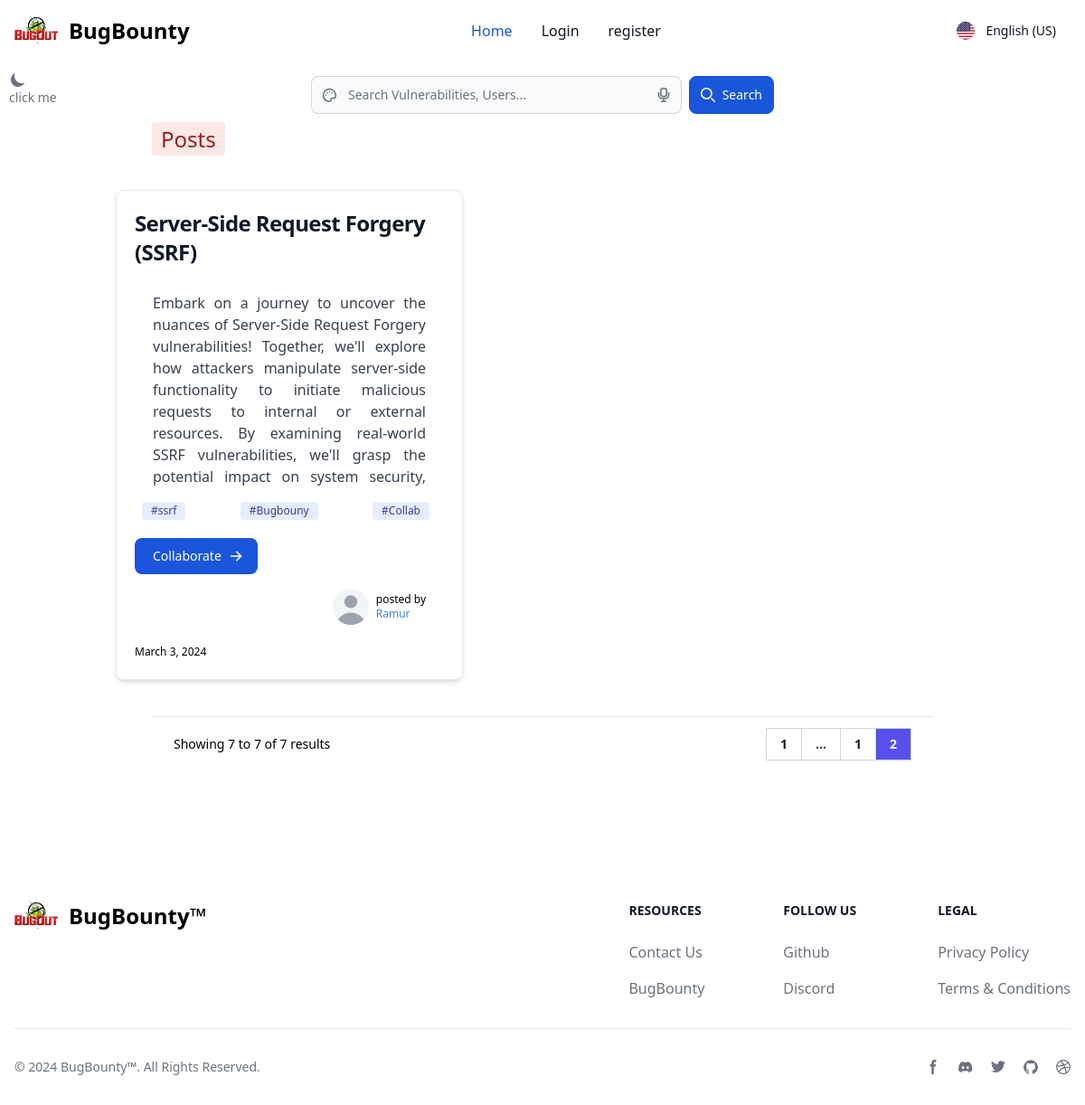
Screenshot of /?page=2 with the database file from the repository.
### app/models.py (models this page shows)
class Posts(models.Model):
    title = models.CharField(max_length=150)
    description = models.TextField()
    tags = models.CharField(max_length=150, null=True, blank=True)
    user = models.ForeignKey(User, on_delete=models.CASCADE)
    date = models.DateField(auto_now=True)

### app/views.py (the view)
# urls.py: path('', index, name='index'),
def index(request):
    try:
        data = Posts.objects.all()
        if request.method == "POST":
            name = request.POST['name']
            data = Posts.objects.filter(Q(tags__icontains=name) | Q(
                title__icontains=name) | Q(description__icontains=name) | Q(user__username__icontains=name))
        paginator = Paginator(data, 6)
        page_number = request.GET.get('page')
        service_data = paginator.get_page(page_number)
        return render(request, 'index.html', {"query": service_data})
    except Exception as e:
        print(e)
        return redirect(page404)

### app/templates/index.html (shortened to what this page needs)
{% extends "base.html" %} {% block content %}
<div class="flex justify-center items-center mb-3">
  <form class="flex items-center  mx-auto w-auto md:w-1/2" method="post">
    <div class="relative w-full">
        <div class="absolute inset-y-0 start-0 flex items-center ps-3 pointer-events-none">
        </div>
        <input type="text" name="name" id="voice-search" class="bg-gray-50 border border-gray-300 text-gray-900 text-sm rounded-lg focus:ring-blue-500 focus:border-blue-500 block w-full ps-10 p-2.5  dark:bg-gray-700 dark:border-gray-600 dark:placeholder-gray-400 dark:text-white dark:focus:ring-blue-500 dark:focus:border-blue-500" placeholder="Search Vulnerabilities, Users..." required />
        <button type="button" class="absolute inset-y-0 end-0 flex items-center pe-3">
        </button>
    </div>
    <button type="submit" class="inline-flex items-center py-2.5 px-3 ms-2 text-sm font-medium text-white bg-blue-700 rounded-lg border border-blue-700 hover:bg-blue-800 focus:ring-4 focus:outline-none focus:ring-blue-300 dark:bg-blue-600 dark:hover:bg-blue-700 dark:focus:ring-blue-800">
        <svg class="w-4 h-4 me-2" aria-hidden="true" xmlns="http://www.w3.org/2000/svg" fill="none" viewBox="0 0 20 20">
            <path stroke="currentColor" stroke-linecap="round" stroke-linejoin="round" stroke-width="2" d="m19 19-4-4m0-7A7 7 0 1 1 1 8a7 7 0 0 1 14 0Z"/>
        </svg>Search
    </button>
  </form>
</div>
<div class="px-10 md:px-20">
  <a
  href="{% url "index" %}"
    class="bg-red-100  text-red-800 text-2xl font-medium me-2 px-2.5 py-0.5 rounded dark:bg-red-900 dark:text-red-300 mb-5"
    >Posts</a
  >
  <div
    class="m-5 grid grid-cols-1 md:grid-cols-3 lg:grid-col-4 gap-4 justify-items-center"
  >
    {% if query %} {% for val in query %}
    <div
      class="w-96 bg-white border overflow-hidden border-gray-200 rounded-lg shadow-md dark:bg-gray-800 dark:border-gray-700 mt-5 h-auto"
    >
      <div class="p-5">
        <a href="#">
          <h5
            class="mb-2 text-2xl font-bold tracking-tight text-gray-900 dark:text-white"
          >
            {{val.title}}
          </h5>
        </a>
        <p
          class="mb-3 font-normal p-5 text-gray-700 dark:text-gray-400 w-auto md:w-auto overflow-auto text-justify h-auto md:h-60 scrollbar-thin scrollbar-thumb-transparent scrollbar-track-transparent"
        >
          {{val.description}}
        </p>
        <div class="flex justify-between m-2 text-xs">
          <span
            class="bg-indigo-100 text-indigo-800 text-xs font-medium me-2 px-2.5 py-0.5 rounded dark:bg-indigo-900 dark:text-indigo-300"
            >#{{val.tags}}</span
          >
          <span
            class="bg-indigo-100 text-indigo-800 text-xs font-medium me-2 px-2.5 py-0.5 rounded dark:bg-indigo-900 dark:text-indigo-300"
            >#Bugbouny</span
          >
          <span
            class="bg-indigo-100 text-indigo-800 text-xs font-medium me-2 px-2.5 py-0.5 rounded dark:bg-indigo-900 dark:text-indigo-300"
            >#Collab</span
          >
        </div>
        {% if request.user != val.user %}
        <button
        onclick="window.location.href='{% url 'sentcollabs' val.id %}'"
          data-modal-target="authentication-modal"
          data-modal-toggle="authentication-modal"
          data-post-id="{{ val.id }}"
          class="block text-white mt-5 bg-blue-700 hover:bg-blue-800 focus:ring-4 focus:outline-none focus:ring-blue-300 font-medium rounded-lg text-sm px-5 py-2.5 text-center dark:bg-blue-600 dark:hover:bg-blue-700 dark:focus:ring-blue-800"
          type="button"
        >
          <span class="flex items-center justify-end"
            >Collaborate
            <svg
              class="w-4 h-4 ml-2 -mr-1"
              fill="currentColor"
              viewBox="0 0 20 20"
              xmlns="http://www.w3.org/2000/svg"
            >
              <path
                fill-rule="evenodd"
                d="M10.293 3.293a1 1 0 011.414 0l6 6a1 1 0 010 1.414l-6 6a1 1 0 01-1.414-1.414L14.586 11H3a1 1 0 110-2h11.586l-4.293-4.293a1 1 0 010-1.414z"
                clip-rule="evenodd"
              ></path></svg
          ></span>
        </button>
        {% endif %}
        <a class="m-3 flex justify-end items-center"  href="{% url "publicprofile" val.user %}">
          <div
            class="relative w-10 h-10 overflow-hidden bg-gray-100 rounded-full dark:bg-gray-600"
          >
            <svg
              class="absolute w-12 h-12 text-gray-400 -left-1"
              fill="currentColor"
              viewBox="0 0 20 20"
              xmlns="http://www.w3.org/2000/svg"
            >
              <path
                fill-rule="evenodd"
                d="M10 9a3 3 0 100-6 3 3 0 000 6zm-7 9a7 7 0 1114 0H3z"
                clip-rule="evenodd"
              ></path>
            </svg>
          </div>
          <div class="dark:text-white text-xs p-2">
            posted by
            <h1 class="text-blue-500 capitalize" >{{val.user}} </h1>
          </div>
        </a>
        <span class="text-xs dark:text-white">{{val.date}}</span>
      </div>
    </div>
    {% comment %} card end {% endcomment %} {% endfor %} {% endif %}
  </div>
  <div class="flex items-center justify-between border-t border-gray-200 bg-white px-4 py-3 sm:px-6 dark:bg-black dark:text-white mt-auto md:mt-10">
    <div class="hidden sm:flex sm:flex-1 sm:items-center sm:justify-between dark:text-white">
      <div>
        <p class="text-sm">
          Showing
          <span class="font-medium">{{ query.start_index }}</span>
          to
          <span class="font-medium">{{ query.end_index }}</span>
          of
          <span class="font-medium">{{ query.paginator.count }}</span>
          results
        </p>
      </div>
      <div>
        <nav class="isolate inline-flex -space-x-px rounded-md shadow-sm dark:text-white" aria-label="Pagination">
          {% if query.has_previous %}
          <a href="?page=1" class="relative inline-flex items-center px-4 py-2 text-sm font-semibold text-gray-900 ring-1 ring-inset ring-gray-300 hover:bg-gray-50 dark:hover:bg-gray-700 focus:z-20 focus:outline-offset-0">1</a>
          <span class="relative inline-flex items-center px-4 py-2 text-sm font-semibold text-gray-700 ring-1 ring-inset ring-gray-300 focus:outline-offset-0">...</span>
          {% endif %}
          {% for page_num in query.paginator.page_range %}
            {% if page_num > query.number|add:'-5' and page_num < query.number|add:'5' %}
              <a href="?page={{ page_num }}" class="relative inline-flex items-center px-4 py-2 text-sm font-semibold {% if page_num == query.number %} bg-indigo-600 text-white {% else %} text-gray-900 {% endif %} dark:text-white ring-1 ring-inset ring-gray-300 dark:ring-gray-700 hover:bg-gray-50 dark:hover:bg-gray-700 focus:z-20 focus:outline-offset-0">{{ page_num }}</a>
            {% endif %}
          {% endfor %}
        </nav>
      </div>
    </div>
  </div>
</div>
{% endblock content %}

### rows the page displays
Posts: title "Server-Side Request Forgery (SSRF)", description "Embark on a journey to uncover the nuances of Server-Side Request Forgery vulnerabilities! Together, we'll explore how attackers manipulate server-side functionality to initiate malicious requests to internal or external resources. By examining real-world SSRF vulnerabilities, we'll grasp the potential impact on system security,…", tags "ssrf", user "Ramur", date "March 3, 2024"

### other values shown
{{ query.start_index }} "7"
{{ query.end_index }} "7"
{{ query.paginator.count }} "7"
{{ page_num }} "1" "2"
